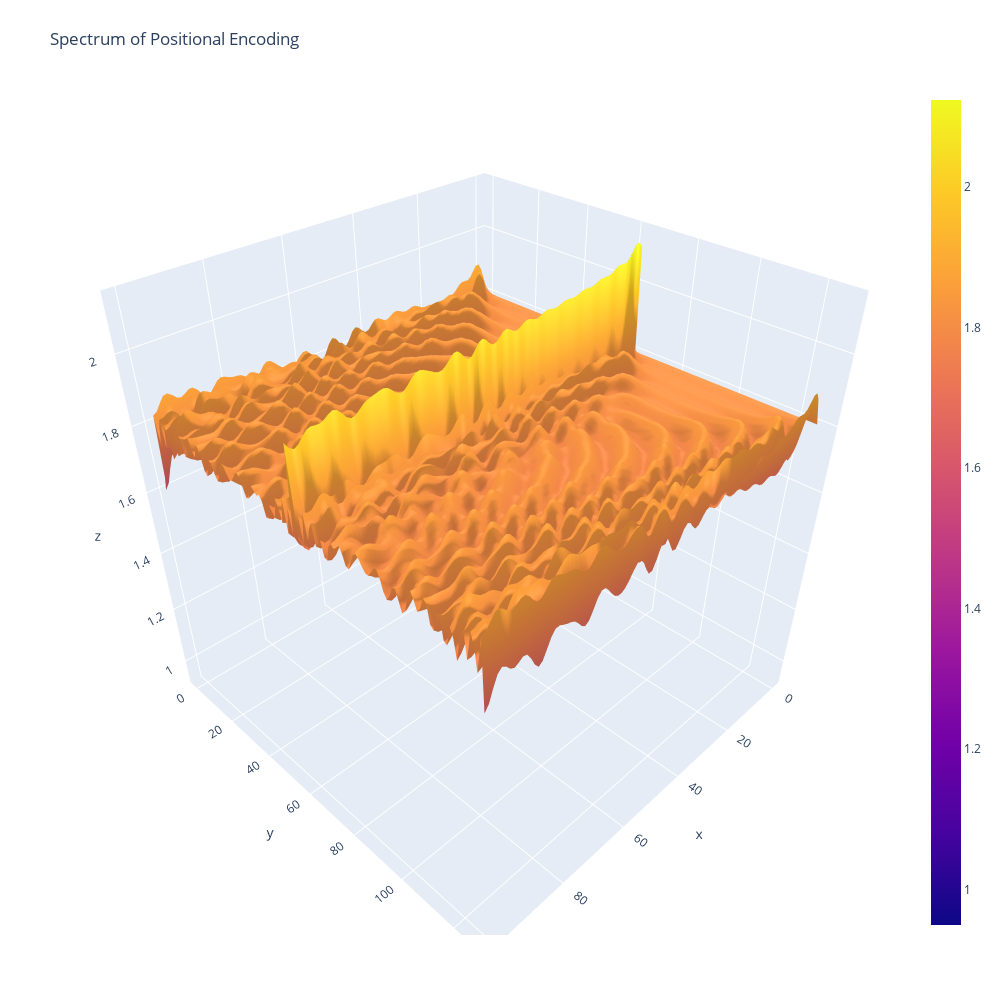

The cell this chart's notebook holds for it:
### Code cell
fig = go.Figure(data=[go.Surface(z=log_freq)])
fig.update_layout(title='Spectrum of Positional Encoding',
                  width=1000, height=1000,
                  margin=dict(l=65, r=50, b=65, t=90))
fig.show()

### Figure 1 — Plotly figure (JSON) as saved in the notebook; plotly's stock layout.template omitted (floating-point values rounded to 4 significant figures; data arrays with more than 128 entries replaced by an {"elided": "..."} marker saying what was removed)
{"data": [{"type": "surface", "z": {"elided": "128x101 float values"}}], "layout": {"height": 1000, "margin": {"b": 65, "l": 65, "r": 50, "t": 90}, "title": {"text": "Spectrum of Positional Encoding"}, "width": 1000}}
